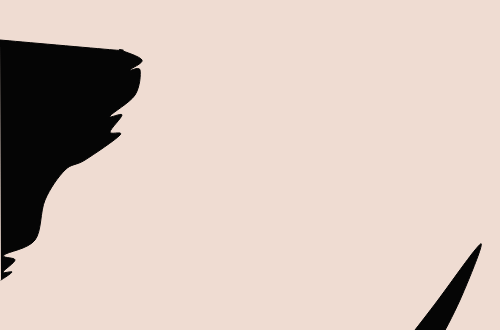
Frame 1 (no input)
Frame 60 (no input): identical to frame 1, image omitted
Frame 120 (the mouse pressed at the canvas centre since frame 60): identical to frame 1, image omitted

The p5.js sketch that drew this single still picture (run headless with seeded random() and noise() and a simulated clock; from frame 60 on, the mouse is pressed at the canvas centre):

// p5.js sketch
// ── sketch.js
function setup() {
    // Put things you want to run once in here.
    
    createCanvas(500,330);
    
  
  }
  
  function draw() {
    // Put things you want to over and over here. 
    // tan background color
    background(239,220,210);

    // dots in the background

    // creating a loop for the dots in the background 
    // for (init; test; update){statments} 

    /*
    for (var t = 0; t <500; t+=2){
      
    for(var i = 0; i<500; i+=2){
      point(i,i+t);
    }
    for(var i = 0; i<500; i+=2){
      point(i+2,i+2);
    }
    for(var i = 0; i<500; i+=2){
      point(i+4,i+2);
    }
    for(var i = 0; i<500; i+=2){
      point(i-2,i+2);
    }
    for(var i = 0; i<500; i+=2){
      point(i-4,i+2);
    }
    for(var i = 0; i<500; i+=2){
      point(i-6,i+2);
    }
    for(var i = 0; i<500; i+=2){
      point(i-8,i+2);
    }
    for(var i = 0; i<500; i+=2){
      point(i+6,t+2);
    }
  }
  */
  // hairline 
// remember canvas size is 550,330 where length is 550 and heaight is 330
  
fill(5)
stroke(2)
beginShape();
curveVertex(0,280);
curveVertex(1,280);
curveVertex(12,272);
curveVertex(3,272);
curveVertex(15,260);
curveVertex(4,255);
curveVertex(35,240);
curveVertex(45,200);
curveVertex(65,170);
curveVertex(85,160);
curveVertex(120,135);
curveVertex(110,132);
curveVertex(122,115);
curveVertex(110,116);
curveVertex(135,95);
curveVertex(140,70);
curveVertex(130,70);
curveVertex(142,60);
curveVertex(120,50);
curveVertex(114,50);//use this as next start point for hairline
curveVertex(0,40);
curveVertex(0,40);

endShape();

// line by eye
fill(5);
stroke(2);
beginShape();
curveVertex(440,330)
curveVertex(440,339);
curveVertex(460,300);
curveVertex(480,250);
curveVertex(475,250);
curveVertex(438,300);
curveVertex(415,330);
curveVertex(415,330)
endShape();

  }
